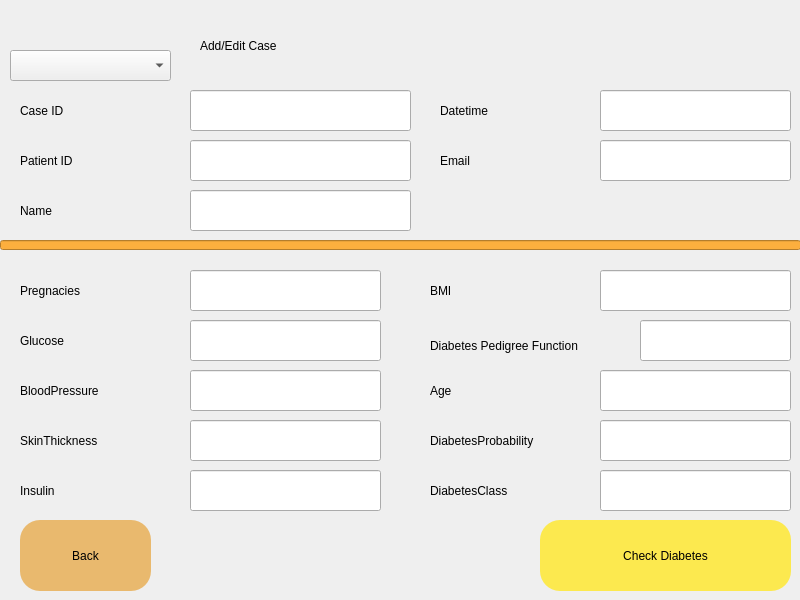
<?xml version="1.0" encoding="UTF-8"?>
<ui version="4.0">
 <class>bgwidget</class>
 <widget class="QDialog" name="bgwidget">
  <property name="geometry">
   <rect>
    <x>0</x>
    <y>0</y>
    <width>800</width>
    <height>600</height>
   </rect>
  </property>
  <property name="windowTitle">
   <string>Dialog</string>
  </property>
  <property name="styleSheet">
   <string notr="true">QWidget

#bgwidget { background: qlineargradient(spread:pad, x1:0, y1:0, x2:1, y2:1, stop:0 rgba(92, 149, 255, 255), stop:1 rgba(255, 255, 255, 255))}</string>
  </property>
  <widget class="QLabel" name="label">
   <property name="geometry">
    <rect>
     <x>200</x>
     <y>10</y>
     <width>411</width>
     <height>71</height>
    </rect>
   </property>
   <property name="styleSheet">
    <string notr="true">font: 48pt &quot;Ubuntu&quot;;</string>
   </property>
   <property name="text">
    <string>Add/Edit Case</string>
   </property>
  </widget>
  <widget class="QLineEdit" name="caseID">
   <property name="geometry">
    <rect>
     <x>190</x>
     <y>90</y>
     <width>221</width>
     <height>41</height>
    </rect>
   </property>
   <property name="text">
    <string/>
   </property>
  </widget>
  <widget class="QLabel" name="label_5">
   <property name="geometry">
    <rect>
     <x>20</x>
     <y>80</y>
     <width>121</width>
     <height>61</height>
    </rect>
   </property>
   <property name="styleSheet">
    <string notr="true">font: 24pt &quot;Ubuntu&quot;;</string>
   </property>
   <property name="text">
    <string>Case ID</string>
   </property>
  </widget>
  <widget class="QLineEdit" name="datetime">
   <property name="geometry">
    <rect>
     <x>600</x>
     <y>90</y>
     <width>191</width>
     <height>41</height>
    </rect>
   </property>
   <property name="text">
    <string/>
   </property>
  </widget>
  <widget class="QLabel" name="label_6">
   <property name="geometry">
    <rect>
     <x>440</x>
     <y>80</y>
     <width>141</width>
     <height>61</height>
    </rect>
   </property>
   <property name="styleSheet">
    <string notr="true">font: 24pt &quot;Ubuntu&quot;;</string>
   </property>
   <property name="text">
    <string>Datetime</string>
   </property>
  </widget>
  <widget class="QLabel" name="label_7">
   <property name="geometry">
    <rect>
     <x>20</x>
     <y>130</y>
     <width>151</width>
     <height>61</height>
    </rect>
   </property>
   <property name="styleSheet">
    <string notr="true">font: 24pt &quot;Ubuntu&quot;;</string>
   </property>
   <property name="text">
    <string>Patient ID</string>
   </property>
  </widget>
  <widget class="QLineEdit" name="patientID">
   <property name="geometry">
    <rect>
     <x>190</x>
     <y>140</y>
     <width>221</width>
     <height>41</height>
    </rect>
   </property>
   <property name="text">
    <string/>
   </property>
  </widget>
  <widget class="QLineEdit" name="name">
   <property name="geometry">
    <rect>
     <x>190</x>
     <y>190</y>
     <width>221</width>
     <height>41</height>
    </rect>
   </property>
   <property name="text">
    <string/>
   </property>
  </widget>
  <widget class="QLabel" name="label_8">
   <property name="geometry">
    <rect>
     <x>20</x>
     <y>180</y>
     <width>151</width>
     <height>61</height>
    </rect>
   </property>
   <property name="styleSheet">
    <string notr="true">font: 24pt &quot;Ubuntu&quot;;</string>
   </property>
   <property name="text">
    <string>Name</string>
   </property>
  </widget>
  <widget class="QLineEdit" name="email">
   <property name="geometry">
    <rect>
     <x>600</x>
     <y>140</y>
     <width>191</width>
     <height>41</height>
    </rect>
   </property>
   <property name="text">
    <string/>
   </property>
  </widget>
  <widget class="QLabel" name="label_9">
   <property name="geometry">
    <rect>
     <x>440</x>
     <y>130</y>
     <width>151</width>
     <height>61</height>
    </rect>
   </property>
   <property name="styleSheet">
    <string notr="true">font: 24pt &quot;Ubuntu&quot;;</string>
   </property>
   <property name="text">
    <string>Email</string>
   </property>
  </widget>
  <widget class="QLineEdit" name="lineEdit">
   <property name="geometry">
    <rect>
     <x>0</x>
     <y>240</y>
     <width>801</width>
     <height>10</height>
    </rect>
   </property>
   <property name="styleSheet">
    <string notr="true">background: rgb(252, 175, 62)</string>
   </property>
  </widget>
  <widget class="QLineEdit" name="pregnacies">
   <property name="geometry">
    <rect>
     <x>190</x>
     <y>270</y>
     <width>191</width>
     <height>41</height>
    </rect>
   </property>
   <property name="text">
    <string/>
   </property>
  </widget>
  <widget class="QLabel" name="label_10">
   <property name="geometry">
    <rect>
     <x>20</x>
     <y>260</y>
     <width>201</width>
     <height>61</height>
    </rect>
   </property>
   <property name="styleSheet">
    <string notr="true">font: 18pt &quot;Ubuntu&quot;;</string>
   </property>
   <property name="text">
    <string>Pregnacies</string>
   </property>
  </widget>
  <widget class="QLabel" name="label_11">
   <property name="geometry">
    <rect>
     <x>430</x>
     <y>320</y>
     <width>211</width>
     <height>51</height>
    </rect>
   </property>
   <property name="styleSheet">
    <string notr="true">font: 12pt &quot;Ubuntu&quot;;</string>
   </property>
   <property name="text">
    <string>Diabetes Pedigree Function</string>
   </property>
  </widget>
  <widget class="QLineEdit" name="glucose">
   <property name="geometry">
    <rect>
     <x>190</x>
     <y>320</y>
     <width>191</width>
     <height>41</height>
    </rect>
   </property>
   <property name="text">
    <string/>
   </property>
  </widget>
  <widget class="QLabel" name="label_12">
   <property name="geometry">
    <rect>
     <x>20</x>
     <y>310</y>
     <width>201</width>
     <height>61</height>
    </rect>
   </property>
   <property name="styleSheet">
    <string notr="true">font: 18pt &quot;Ubuntu&quot;;</string>
   </property>
   <property name="text">
    <string>Glucose</string>
   </property>
  </widget>
  <widget class="QLabel" name="label_13">
   <property name="geometry">
    <rect>
     <x>20</x>
     <y>410</y>
     <width>201</width>
     <height>61</height>
    </rect>
   </property>
   <property name="styleSheet">
    <string notr="true">font: 18pt &quot;Ubuntu&quot;;</string>
   </property>
   <property name="text">
    <string>SkinThickness</string>
   </property>
  </widget>
  <widget class="QLineEdit" name="bloodpressure">
   <property name="geometry">
    <rect>
     <x>190</x>
     <y>370</y>
     <width>191</width>
     <height>41</height>
    </rect>
   </property>
   <property name="text">
    <string/>
   </property>
  </widget>
  <widget class="QLineEdit" name="skinthickness">
   <property name="geometry">
    <rect>
     <x>190</x>
     <y>420</y>
     <width>191</width>
     <height>41</height>
    </rect>
   </property>
   <property name="text">
    <string/>
   </property>
  </widget>
  <widget class="QLabel" name="label_14">
   <property name="geometry">
    <rect>
     <x>20</x>
     <y>360</y>
     <width>201</width>
     <height>61</height>
    </rect>
   </property>
   <property name="styleSheet">
    <string notr="true">font: 18pt &quot;Ubuntu&quot;;</string>
   </property>
   <property name="text">
    <string>BloodPressure</string>
   </property>
  </widget>
  <widget class="QLabel" name="label_15">
   <property name="geometry">
    <rect>
     <x>20</x>
     <y>460</y>
     <width>201</width>
     <height>61</height>
    </rect>
   </property>
   <property name="styleSheet">
    <string notr="true">font: 18pt &quot;Ubuntu&quot;;</string>
   </property>
   <property name="text">
    <string>Insulin</string>
   </property>
  </widget>
  <widget class="QLineEdit" name="insulin">
   <property name="geometry">
    <rect>
     <x>190</x>
     <y>470</y>
     <width>191</width>
     <height>41</height>
    </rect>
   </property>
   <property name="text">
    <string/>
   </property>
  </widget>
  <widget class="QLabel" name="label_16">
   <property name="geometry">
    <rect>
     <x>430</x>
     <y>460</y>
     <width>211</width>
     <height>61</height>
    </rect>
   </property>
   <property name="styleSheet">
    <string notr="true">font: 18pt &quot;Ubuntu&quot;;</string>
   </property>
   <property name="text">
    <string>DiabetesClass</string>
   </property>
  </widget>
  <widget class="QLabel" name="label_17">
   <property name="geometry">
    <rect>
     <x>430</x>
     <y>360</y>
     <width>201</width>
     <height>61</height>
    </rect>
   </property>
   <property name="styleSheet">
    <string notr="true">font: 18pt &quot;Ubuntu&quot;;</string>
   </property>
   <property name="text">
    <string>Age</string>
   </property>
  </widget>
  <widget class="QLabel" name="label_19">
   <property name="geometry">
    <rect>
     <x>430</x>
     <y>410</y>
     <width>201</width>
     <height>61</height>
    </rect>
   </property>
   <property name="styleSheet">
    <string notr="true">font: 12pt &quot;Ubuntu&quot;;</string>
   </property>
   <property name="text">
    <string>DiabetesProbability</string>
   </property>
  </widget>
  <widget class="QLineEdit" name="dprob">
   <property name="geometry">
    <rect>
     <x>600</x>
     <y>420</y>
     <width>191</width>
     <height>41</height>
    </rect>
   </property>
   <property name="text">
    <string/>
   </property>
  </widget>
  <widget class="QLineEdit" name="bmi">
   <property name="geometry">
    <rect>
     <x>600</x>
     <y>270</y>
     <width>191</width>
     <height>41</height>
    </rect>
   </property>
   <property name="text">
    <string/>
   </property>
  </widget>
  <widget class="QLineEdit" name="age">
   <property name="geometry">
    <rect>
     <x>600</x>
     <y>370</y>
     <width>191</width>
     <height>41</height>
    </rect>
   </property>
   <property name="text">
    <string/>
   </property>
  </widget>
  <widget class="QLineEdit" name="dpf">
   <property name="geometry">
    <rect>
     <x>640</x>
     <y>320</y>
     <width>151</width>
     <height>41</height>
    </rect>
   </property>
   <property name="text">
    <string/>
   </property>
  </widget>
  <widget class="QLabel" name="label_20">
   <property name="geometry">
    <rect>
     <x>430</x>
     <y>260</y>
     <width>201</width>
     <height>61</height>
    </rect>
   </property>
   <property name="styleSheet">
    <string notr="true">font: 18pt &quot;Ubuntu&quot;;</string>
   </property>
   <property name="text">
    <string>BMI</string>
   </property>
  </widget>
  <widget class="QLineEdit" name="dclass">
   <property name="geometry">
    <rect>
     <x>600</x>
     <y>470</y>
     <width>191</width>
     <height>41</height>
    </rect>
   </property>
   <property name="text">
    <string/>
   </property>
  </widget>
  <widget class="QPushButton" name="back">
   <property name="geometry">
    <rect>
     <x>20</x>
     <y>520</y>
     <width>131</width>
     <height>71</height>
    </rect>
   </property>
   <property name="styleSheet">
    <string notr="true">border-radius: 20px;
background-color: rgb(233, 185, 110);
font: 24pt &quot;Ubuntu&quot;;</string>
   </property>
   <property name="text">
    <string>Back</string>
   </property>
  </widget>
  <widget class="QPushButton" name="submit">
   <property name="geometry">
    <rect>
     <x>540</x>
     <y>520</y>
     <width>251</width>
     <height>71</height>
    </rect>
   </property>
   <property name="styleSheet">
    <string notr="true">border-radius: 20px;
background-color: rgb(252, 233, 79);
font: 24pt &quot;Ubuntu&quot;;</string>
   </property>
   <property name="text">
    <string>Check Diabetes</string>
   </property>
  </widget>
  <widget class="QComboBox" name="comboBox">
   <property name="geometry">
    <rect>
     <x>10</x>
     <y>50</y>
     <width>161</width>
     <height>31</height>
    </rect>
   </property>
  </widget>
 </widget>
 <resources/>
 <connections/>
</ui>
